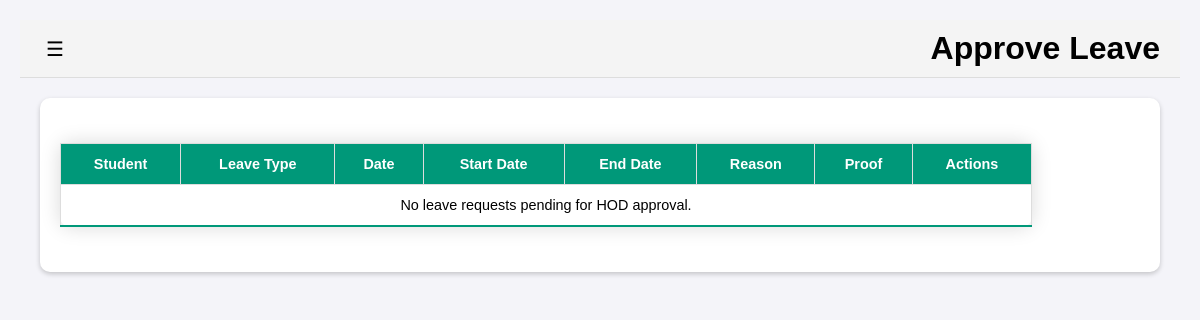
The app's page /lms/counsellor/approve/leave (signed in), older data.
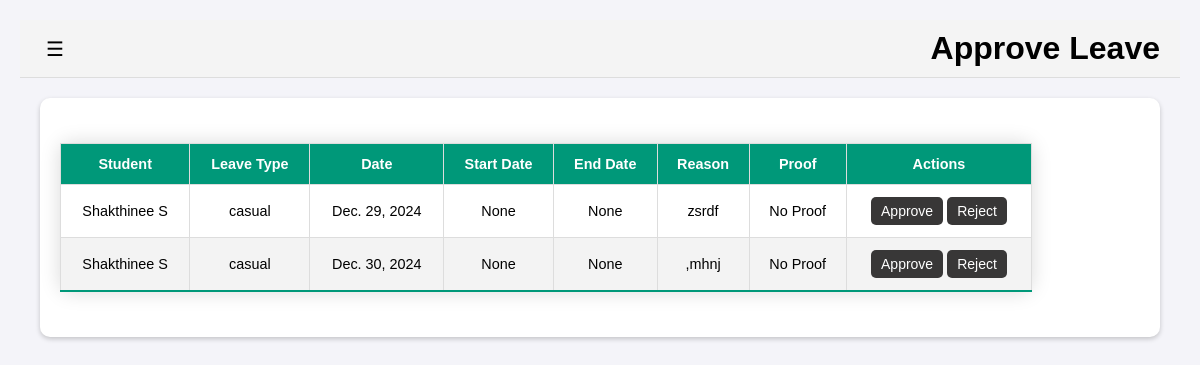
The same page, newer data.
### lms/models.py (models this page shows, shortened)
class LeaveRequest(models.Model):
    student = models.ForeignKey(Student, on_delete=models.CASCADE)
    counsellor = models.ForeignKey(Counsellor, on_delete=models.SET_NULL, null=True, blank=True)
    leave_type = models.CharField(max_length=20)
    duration = models.CharField(max_length=10)
    date = models.DateField(null=True, blank=True)
    start_date = models.DateField(null=True, blank=True)
    end_date = models.DateField(null=True, blank=True)
    reason = models.TextField()
    proof = models.FileField(upload_to='proofs/', blank=True, null=True)
    submitted_at = models.DateTimeField(auto_now_add=True)

class Student(models.Model):
    reg_no = models.CharField(max_length=12, unique=True, null=True, blank=True, default=None)  # Registration Number
    user = models.OneToOneField(User, on_delete=models.CASCADE, null=True, blank=True, default=None)  # Link to Django User model
    name = models.CharField(max_length=100)
    dob = models.DateField()
    year = models.IntegerField()
    department = models.CharField(max_length=50)
    section = models.CharField(max_length=5)
    email = models.EmailField(unique=True)
    mobile_no = models.CharField(max_length=10)
    leave_taken = models.IntegerField(default=0)
    balance_leave = models.IntegerField(default=6)
    photo = models.ImageField(upload_to='photos/', blank=True, null=True)
    counsellor = models.ForeignKey("Counsellor", on_delete=models.SET_NULL, null=True, blank=True)

### lms/views.py (the view, shortened to what this page needs)
# urls.py: path('counsellor/approve/leave', views.counsellor_approve_leave, name='counsellor_approve_leave'),
@login_required
def counsellor_approve_leave(request):
    if not hasattr(request.user, 'counsellor'):  # Ensure the user is a counsellor
        return redirect('home')  # Redirect to the home page if not a counsellor
    counsellor = request.user.counsellor
    leave_requests = LeaveRequest.objects.filter(
        status_history__status='pending',
        student__counsellor=counsellor
    ).select_related('student').distinct()
    return render(request, 'counsellor_approve_leave.html', {'leave_requests': leave_requests, 'user_role': request.user})

### templates/counsellor_approve_leave.html (shortened to what this page needs)
<!DOCTYPE html>
{% load static %}
<html lang="en">
<head>
    <link rel="stylesheet" href="{% static 'css/base.css' %}">
</head>
<body>
    <div id="wrapper">
        <div id="content">
            <header>
                <button id="sidebarToggle">&#9776;</button>
                <h1>Approve Leave</h1>
            </header>
        </div>
    </div>
    <main>
        <div class="table-container">
            <table border="1">
                <thead>
                    <tr>
                        <th>Student</th>
                        <th>Leave Type</th>
                        <th>Date</th>
                        <th>Start Date</th>
                        <th>End Date</th>
                        <th>Reason</th>
                        <th>Proof</th>
                        <th>Actions</th>
                    </tr>
                </thead>
                <tbody>
                    {% for leave in leave_requests %}
                    <tr>
                        <td>
                            <span class="tooltip" title="
                                Name: {{ leave.student.name }}
                                Reg No: {{ leave.student.reg_no }}
                                Email: {{ leave.student.email }}
                                Mobile: {{ leave.student.mobile_no }}
                            ">
                                {{ leave.student.name }}
                            </span>
                        </td>
                        <td>{{ leave.leave_type }}</td>
                        <td>{{ leave.date }}</td>
                        <td>{{ leave.start_date }}</td>
                        <td>{{ leave.end_date }}</td>
                        <td>{{ leave.reason }}</td>
                        <td>
                            {% if leave.proof %}
                            <a href="{{ leave.proof.url }}" target="_blank">View Proof</a>
                            {% else %}
                            No Proof
                            {% endif %}
                        </td>
                        <td>
                            <button class="action-button" type="button" onclick="handleApproveAction('{{ leave.id }}', 'approve')">Approve</button>
                            <button class="action-button" type="button" onclick="handleRejectAction('{{ leave.id }}', 'reject')">Reject</button>
                        </td>
                    </tr>
                    {% empty %}
                    <tr>
                        <td colspan="8" style="text-align: center;">No leave requests pending for HOD approval.</td>
                    </tr>
                    {% endfor %}
                </tbody>
            </table>
        </div>
    </main>
</body>
</html>

### static/css/base.css (style rules this page uses)
body { margin: 0; padding: 0; font-family: Arial, sans-serif; background-color: #f4f4f9; }
#wrapper { display: flex; }
#content { margin-left: 0; width: 100%; padding: 20px; transition: all 0.3s ease; }
#content header { display: flex; align-items: center; justify-content: space-between; background-color: #f4f4f4; padding: 10px 20px; border-bottom: 1px solid #ddd; }
#content header h1 { margin: 0; }
#content header button { font-size: 20px; background: none; border: none; cursor: pointer; }
table { border-collapse: collapse; margin: 25px 0; font-size: 0.9em; font-family: sans-serif; border-radius: 10px; min-width: 90%; box-shadow: 0 0 20px rgba(0, 0, 0, 0.15); }
thead tr { background-color: #009879; color: #ffffff; text-align: left; }
th, td { border: 1px solid #ddd; padding: 12px 15px; text-align: center; }
tbody tr { border-bottom: 1px solid #dddddd; }
tbody tr:nth-of-type(even) { background-color: #f3f3f3; }
tbody tr:last-of-type { border-bottom: 2px solid #009879; }
.action-button { color: white; background-color: #383737; cursor: pointer; padding: 6px 10px; font-size: 14px; border: none; border-radius: 5px; }
.table-container { background-color: white; border-radius: 10px; box-shadow: 0 2px 5px rgba(0, 0, 0, 0.2); padding: 20px; max-width: 90%; margin: auto; overflow-x: auto; -webkit-overflow-scrolling: touch; }
.tooltip { position: relative; cursor: pointer; }

Row changes from the older to the newer data that the page shows:
added LeaveRequest: student.name "Shakthinee S", leave_type "casual", date "Dec. 29, 2024", start_date "None", end_date "None", reason "zsrdf", proof "No Proof"
added LeaveRequest: student.name "Shakthinee S", leave_type "casual", date "Dec. 30, 2024", start_date "None", end_date "None", reason ",mhnj", proof "No Proof"
Text that changed along with them:
text no longer shown: "No leave requests pending for HOD approval."
